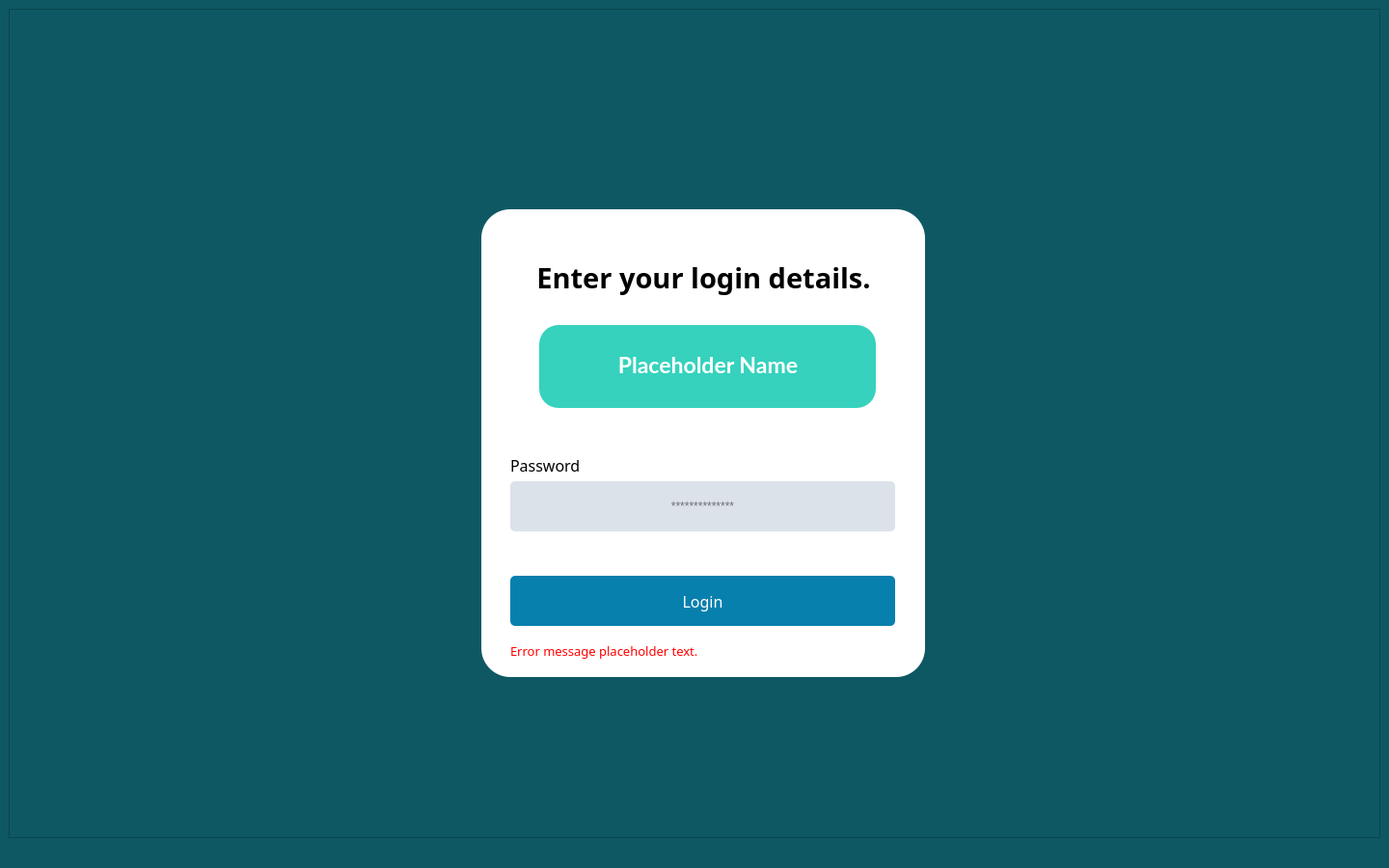
<?xml version="1.0" encoding="UTF-8"?>
<ui version="4.0">
 <class>Login_Main_Window</class>
 <widget class="QMainWindow" name="Login_Main_Window">
  <property name="geometry">
   <rect>
    <x>0</x>
    <y>0</y>
    <width>1440</width>
    <height>900</height>
   </rect>
  </property>
  <property name="sizePolicy">
   <sizepolicy hsizetype="Minimum" vsizetype="Minimum">
    <horstretch>0</horstretch>
    <verstretch>0</verstretch>
   </sizepolicy>
  </property>
  <property name="minimumSize">
   <size>
    <width>1440</width>
    <height>900</height>
   </size>
  </property>
  <property name="maximumSize">
   <size>
    <width>1440</width>
    <height>900</height>
   </size>
  </property>
  <property name="windowTitle">
   <string>Login</string>
  </property>
  <property name="styleSheet">
   <string notr="true">background-color: rgb(14, 88, 100);</string>
  </property>
  <widget class="QWidget" name="centralwidget">
   <layout class="QGridLayout" name="gridLayout">
    <item row="0" column="0">
     <widget class="QFrame" name="Main_Frame">
      <property name="frameShape">
       <enum>QFrame::StyledPanel</enum>
      </property>
      <property name="frameShadow">
       <enum>QFrame::Raised</enum>
      </property>
      <widget class="QFrame" name="login_frame">
       <property name="geometry">
        <rect>
         <x>490</x>
         <y>208</y>
         <width>460</width>
         <height>485</height>
        </rect>
       </property>
       <property name="styleSheet">
        <string notr="true">background-color: rgb(255, 255, 255);
border-color: rgb(255, 255, 255);
border-radius: 30px; 
border: 2px;</string>
       </property>
       <property name="frameShape">
        <enum>QFrame::StyledPanel</enum>
       </property>
       <property name="frameShadow">
        <enum>QFrame::Raised</enum>
       </property>
       <widget class="QLabel" name="lbl_enter_details">
        <property name="geometry">
         <rect>
          <x>0</x>
          <y>40</y>
          <width>461</width>
          <height>61</height>
         </rect>
        </property>
        <property name="font">
         <font>
          <family>IBM Plex Sans</family>
          <pointsize>22</pointsize>
          <weight>75</weight>
          <bold>true</bold>
         </font>
        </property>
        <property name="text">
         <string>Enter your login details.</string>
        </property>
        <property name="alignment">
         <set>Qt::AlignCenter</set>
        </property>
       </widget>
       <widget class="QFrame" name="name_frame">
        <property name="geometry">
         <rect>
          <x>60</x>
          <y>120</y>
          <width>349</width>
          <height>86</height>
         </rect>
        </property>
        <property name="styleSheet">
         <string notr="true">background-color: rgb(54, 210, 189);
border-color: rgb(54, 210, 189);
border-radius: 20px; 
border: 2px;</string>
        </property>
        <property name="frameShape">
         <enum>QFrame::StyledPanel</enum>
        </property>
        <property name="frameShadow">
         <enum>QFrame::Raised</enum>
        </property>
        <widget class="QLabel" name="lbl_username">
         <property name="geometry">
          <rect>
           <x>10</x>
           <y>20</y>
           <width>330</width>
           <height>41</height>
          </rect>
         </property>
         <property name="font">
          <font>
           <family>Lato</family>
           <pointsize>17</pointsize>
           <weight>75</weight>
           <bold>true</bold>
          </font>
         </property>
         <property name="styleSheet">
          <string notr="true">color: rgb(255, 255, 255);</string>
         </property>
         <property name="text">
          <string>Placeholder Name</string>
         </property>
         <property name="alignment">
          <set>Qt::AlignCenter</set>
         </property>
         <property name="indent">
          <number>0</number>
         </property>
        </widget>
       </widget>
       <widget class="QLabel" name="lbl_password">
        <property name="geometry">
         <rect>
          <x>30</x>
          <y>250</y>
          <width>351</width>
          <height>31</height>
         </rect>
        </property>
        <property name="font">
         <font>
          <family>IBM Plex Sans</family>
          <pointsize>12</pointsize>
          <weight>50</weight>
          <bold>false</bold>
         </font>
        </property>
        <property name="text">
         <string>Password</string>
        </property>
       </widget>
       <widget class="QPushButton" name="btn_login">
        <property name="geometry">
         <rect>
          <x>30</x>
          <y>380</y>
          <width>399</width>
          <height>52</height>
         </rect>
        </property>
        <property name="font">
         <font>
          <family>IBM Plex Sans</family>
          <pointsize>12</pointsize>
         </font>
        </property>
        <property name="styleSheet">
         <string notr="true">background-color: rgb(8, 128, 174);
color: rgb(255, 255, 255);
border-color: rgb(8, 128, 174);
border-radius: 5px; 
border: 2px;</string>
        </property>
        <property name="text">
         <string>Login</string>
        </property>
       </widget>
       <widget class="QLineEdit" name="edit_enter_password">
        <property name="geometry">
         <rect>
          <x>30</x>
          <y>282</y>
          <width>399</width>
          <height>52</height>
         </rect>
        </property>
        <property name="styleSheet">
         <string notr="true">border-color: rgb(219, 226, 234);
background-color: rgb(219, 226, 234);
border-radius: 5px; 
border: 2px;</string>
        </property>
        <property name="echoMode">
         <enum>QLineEdit::Password</enum>
        </property>
        <property name="cursorPosition">
         <number>0</number>
        </property>
        <property name="alignment">
         <set>Qt::AlignCenter</set>
        </property>
        <property name="placeholderText">
         <string>**************</string>
        </property>
       </widget>
       <widget class="QLabel" name="lbl_error_placeholder">
        <property name="geometry">
         <rect>
          <x>30</x>
          <y>448</y>
          <width>421</width>
          <height>20</height>
         </rect>
        </property>
        <property name="font">
         <font>
          <family>IBM Plex Sans</family>
          <pointsize>10</pointsize>
         </font>
        </property>
        <property name="styleSheet">
         <string notr="true">color: rgb(255, 0, 0);</string>
        </property>
        <property name="text">
         <string>Error message placeholder text.</string>
        </property>
       </widget>
      </widget>
      <widget class="QPushButton" name="btn_back_button">
       <property name="geometry">
        <rect>
         <x>40</x>
         <y>10</y>
         <width>81</width>
         <height>71</height>
        </rect>
       </property>
       <property name="styleSheet">
        <string notr="true">background: transparent;</string>
       </property>
       <property name="text">
        <string/>
       </property>
       <property name="flat">
        <bool>true</bool>
       </property>
      </widget>
      <widget class="QLabel" name="lbl_back_button">
       <property name="geometry">
        <rect>
         <x>40</x>
         <y>10</y>
         <width>81</width>
         <height>71</height>
        </rect>
       </property>
       <property name="text">
        <string/>
       </property>
       <property name="pixmap">
        <pixmap resource="pyqt_resource_file.qrc">:/Back_Button/Images/Navigtaion - Back Button - Default - Rest.png</pixmap>
       </property>
       <property name="scaledContents">
        <bool>true</bool>
       </property>
      </widget>
     </widget>
    </item>
   </layout>
  </widget>
  <widget class="QStatusBar" name="statusbar"/>
 </widget>
 <resources>
  <include location="pyqt_resource_file.qrc"/>
 </resources>
 <connections/>
</ui>
